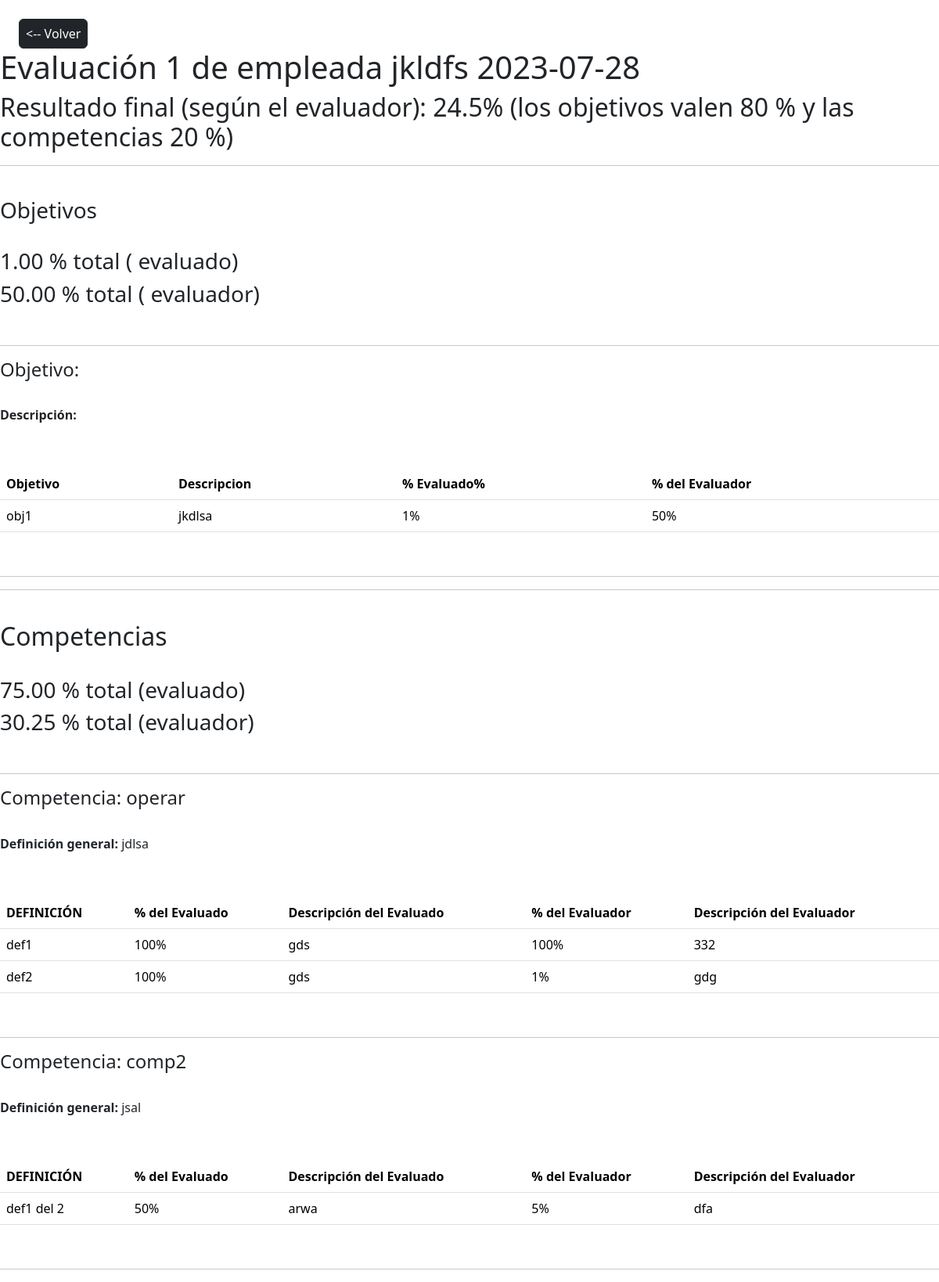
The page /empleado/evaluacion/1/ver/ (signed in) on the database as committed earlier.
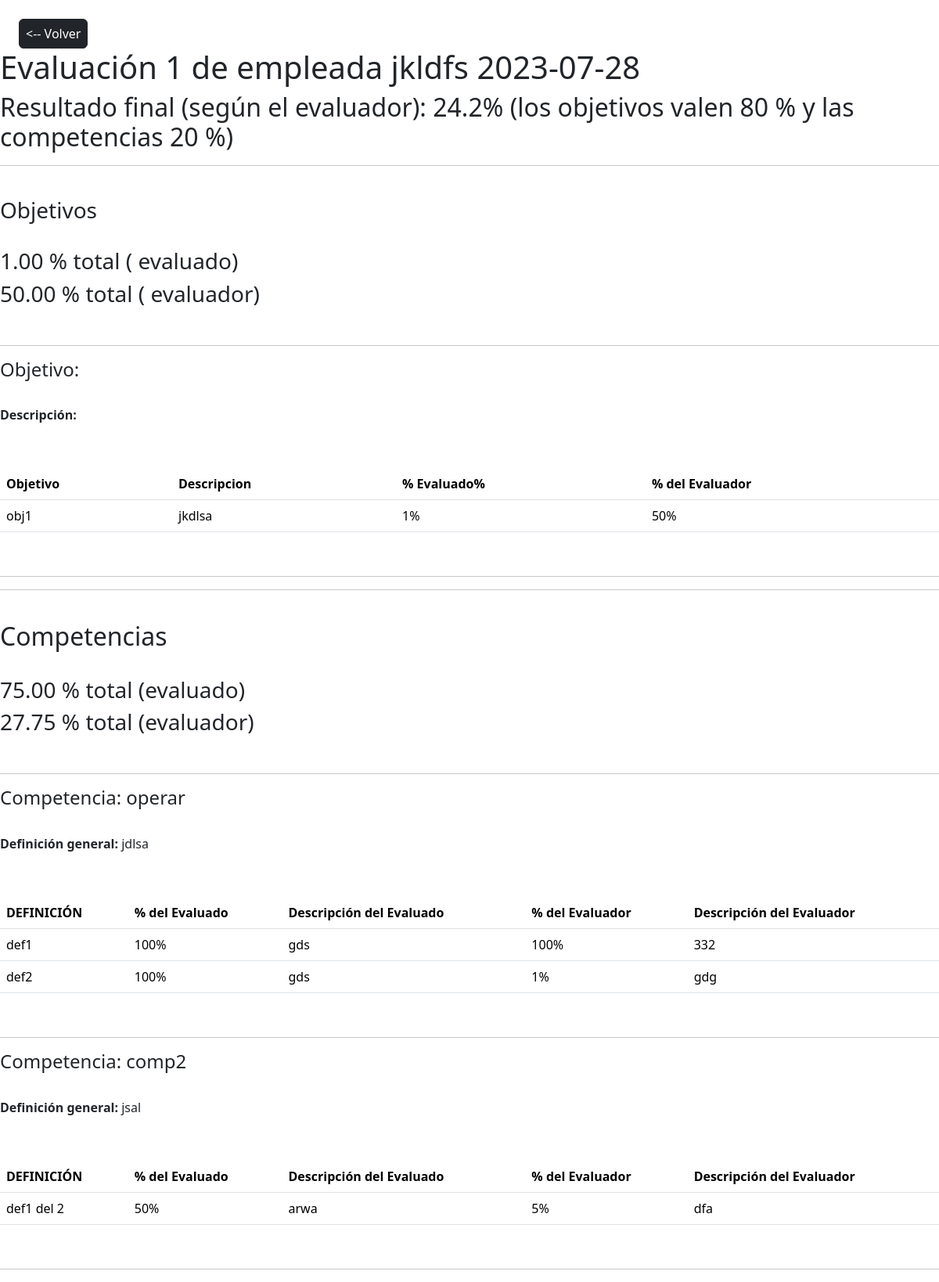
The same page on the database as committed later.
### indicadores/models.py (models this page shows, shortened)
class Evaluacion (models.Model):
    informe_anual = models.ForeignKey(InformeAnual, on_delete=models.CASCADE, null=True, blank=True, related_name="evaluaciones")
    director = models.ForeignKey(
                                Director, related_name="evaluaciones", on_delete=models.SET_NULL, null=True, blank=True)
    lider = models.ForeignKey(
                                Lider, related_name="evaluaciones", on_delete=models.SET_NULL, null=True, blank=True)
    empleado = models.ForeignKey(
                                Empleado, related_name="evaluaciones", on_delete=models.SET_NULL, null=True, blank=True)
    fecha = models.DateField(
                                default=date.today())
    porcentaje_objetivos_evaluado = models.DecimalField(max_digits=5, decimal_places=2, default=None, null=True, blank=True)
    porcentaje_objetivos_evaluador = models.DecimalField(max_digits=5, decimal_places=2, default=None, null=True, blank=True)
    porcentaje_competencias_evaluado = models.DecimalField(max_digits=5, decimal_places=2, default=None, null=True, blank=True)
    porcentaje_competencias_evaluador = models.DecimalField(max_digits=5, decimal_places=2, default=None, null=True, blank=True)
    resultado_final = models.DecimalField(max_digits=5, decimal_places=2, default=None, null=True, blank=True)
    @property
    def get_final_total(self):
        objetivos = self.respuestas_objetivo.all()
        print(objetivos)
        if objetivos != None:
            if self.porcentaje_objetivos_evaluador != 0 and self.porcentaje_objetivos_evaluador != None:
                objetivos = self.porcentaje_objetivos_evaluador * Decimal(0.8)
            else:
                objetivos = 0
            if self.porcentaje_competencias_evaluador != 0 and self.porcentaje_objetivos_evaluador != None:
                competencias = self.porcentaje_competencias_evaluador * Decimal(0.3)
            else:
                competencias = 0
            return ( objetivos + competencias )/2
        else:
            return self.porcentaje_competencias_evaluador
    def __str__ (self):
        if self.empleado:
            return f'Evaluación {self.id} de {self.empleado} {self.fecha}'
        else:
            return f'Evaluación {self.id} de {self.lider} {self.fecha}'
    class Meta:
        verbose_name_plural = "Evaluaciones"
    @property
    def get_competencias(self):
        competencias = []
        for respuesta in self.respuestas_competencia.all():
            if respuesta.pregunta.competencia not in competencias:
                competencias.append(respuesta.pregunta.competencia)
        return competencias
    @property
    def get_subcompetencias(self):
        subcompetencias = []
        for respuesta in self.respuestas_competencia.all():
            if respuesta.pregunta not in subcompetencias:
                subcompetencias.append(respuesta.pregunta)
        return subcompetencias
    @property
    def get_porcentaje_competencias_evaluado(self):
        total_porcentaje = 0
        total_respuestas = 0
        competencias = self.get_competencias
        subcompetencias = self.get_subcompetencias
        for competencia in competencias:
            competencia_total = 0
            n_respuestas = 0
            compe_subcompetencias = []
            for sub in subcompetencias:
                if sub.competencia == competencia:
                    compe_subcompetencias.append(sub)
            for subcompetencia in compe_subcompetencias:
                for respuesta in self.respuestas_competencia.filter(pregunta=subcompetencia):
                    if respuesta.porcentaje_evaluado is not None:
                        competencia_total += respuesta.porcentaje_evaluado
                        n_respuestas += 1
            if n_respuestas > 0:
                competencia_promedio = competencia_total / n_respuestas
                total_porcentaje += competencia_promedio
                total_respuestas += 1
        if total_respuestas == 0:
            return 0
        return total_porcentaje / total_respuestas

class Empleado(models.Model):
    user = models.OneToOneField(
                User, related_name="empleado", on_delete=models.CASCADE
                )
    cargo = models.ForeignKey(
                    Cargo, on_delete=models.CASCADE, related_name="empleados", null=True, blank=False
                    )
    nivel_administrativo = models.ForeignKey(
                    NivelAdministrativo, on_delete=models.CASCADE, null=True, related_name="empleados", blank=False
                    )
    lider = models.ForeignKey(
                    Lider, on_delete=models.CASCADE, null=True, related_name="empleados", blank=False
                    )
    regional = models.ForeignKey(
                    'Regional', related_name="empleados", on_delete=models.SET_NULL, null=True
                    )
    def __str__(self):
        return f'{self.user.first_name} {self.user.last_name}'

class RespuestaObjetivo (models.Model):
    objetivo = models.ForeignKey(
                            Objetivo, related_name="respuesta", on_delete=models.CASCADE )
    evaluacion = models.ForeignKey(Evaluacion,
                                   related_name="respuestas_objetivo", on_delete=models.CASCADE)
    observaciones_evaluado = models.CharField(max_length=950, null=True, blank=True)
    resultado_evaluado = models.IntegerField(null=True, blank=True)
    observaciones_evaluador = models.CharField(max_length=950, null=True, blank=True)
    resultado_evaluador = models.IntegerField(null=True, blank=True)
    def __str__ (self):
            return f'{self.objetivo}'
    class Meta:
        verbose_name_plural = "Respuestas a los Objetivos"
        verbose_name = "Respuesta al objetivo"

class Objetivo (models.Model):
    nombre = models.CharField(max_length=150)
    descripcion = models.CharField(max_length=950)
    cargo = models.ForeignKey(
            Cargo, related_name = "objetivos", on_delete=models.SET_NULL, null=True, blank=True)
    def __str__ (self):
            return f'{self.nombre}'

class RespuestaCompetencia (models.Model):
    evaluacion = models.ForeignKey(
                            Evaluacion, related_name="respuestas_competencia", on_delete=models.SET_NULL, null=True)
    pregunta = models.ForeignKey(
                            Pregunta, related_name="respuestas", on_delete=models.SET_NULL, null=True)
    descripcion_evaluado = models.CharField(max_length=950, help_text="Descripción del Resultado que soporta la calificación, sobre hechos y datos (ejemplos)", null=True, blank=True)
    porcentaje_evaluado = models.IntegerField(verbose_name="Porcentaje de desarrollo", help_text="Valor de desarrollo de la competencia", null=True, blank=True)
    descripcion_evaluador = models.CharField(max_length=950, help_text="Descripción del Resultado que soporta la calificación, sobre hechos y datos (ejemplos)", null=True, blank=True)
    porcentaje_evaluador = models.IntegerField(verbose_name="Porcentaje de desarrollo", help_text="Valor de desarrollo de la competencia", null=True, blank=True)
    class Meta:
        verbose_name_plural = "Respuestas a las Competencias"
        verbose_name = "Respuesta"

class Pregunta (models.Model):
    competencia = models.ForeignKey(Competencia, related_name="preguntas", on_delete=models.SET_NULL, null=True)
    nombre = models.CharField(max_length=150)
    class Meta:
        verbose_name = "Definición"

class Competencia (models.Model):
    nombre = models.CharField(max_length=150)
    definicion = models.CharField(max_length=950)
    nivel_administrativo = models.ForeignKey(
                NivelAdministrativo,
                related_name="competencias",
                on_delete=models.SET_NULL,
                null=True,
                blank=True)

### indicadores/views.py (the view)
# urls.py: path('empleado/evaluacion/<int:id>/ver/',views.ver_evaluacion_empleado, name="ver_evaluacion_empleado"),
@login_required
def ver_evaluacion_empleado(request, id):
    evaluacion = Evaluacion.objects.get(id=id)
    competencias = []
    subcompetencias = []
    respuestas_competencia = RespuestaCompetencia.objects.filter(evaluacion=evaluacion)
    for respuesta_competencia in respuestas_competencia:
        if respuesta_competencia.pregunta.competencia not in competencias:
            competencias.append(respuesta_competencia.pregunta.competencia)
        if respuesta_competencia.pregunta not in subcompetencias:
            subcompetencias.append(respuesta_competencia.pregunta)
    context = {
        'evaluacion': evaluacion,
        'competencias': competencias,
        'subcompetencias': subcompetencias,
    }
    return render(request, 'indicadores/ver_evaluacion.html', context)

### templates/indicadores/ver_evaluacion.html (shortened to what this page needs)
<!DOCTYPE html>
<html>
    <head>
        <link href="https://cdn.jsdelivr.net/npm/bootstrap@5.3.1/dist/css/bootstrap.min.css" rel="stylesheet">
    </head>
    <body>
    <br>
    <a class="btn btn-dark mx-4 px-2" href="{% url 'evaluaciones_empleado' %}"> <-- Volver</a>
    <br>
        <h1>{{ evaluacion }}</h1>
        <h2>Resultado final (según el evaluador): {{evaluacion.get_final_total|floatformat:1}}% (los objetivos valen 80 % y las competencias 20 %)</h2>
        <hr>
        <br>
        <h3>Objetivos</h3>
        <br>
        <h3>{{ evaluacion.porcentaje_objetivos_evaluado }} % total ( evaluado)</h3>
        <h3>{{ evaluacion.porcentaje_objetivos_evaluador }} % total ( evaluador)</h3>
        <br>
        <hr>
            <h4>Objetivo: </h4>
            <br>
            <p><strong>Descripción: </strong><p>
            <br>
            <table class="table">
                <thead>
                    <tr>
                        <th scope="col">Objetivo</th>
                        <th scope="col">Descripcion</th>
                        <th scope="col">% Evaluado%</th>
                        <th scope="col">% del Evaluador</th>
                    </tr>
                </thead>
                <tbody>            {% for respuesta in evaluacion.respuestas_objetivo.all %}
                    <tr>
                        <td>{{ respuesta.objetivo.nombre }}</td>
                        <td>{{ respuesta.objetivo.descripcion }}</td>
                        <td>{{ respuesta.resultado_evaluado }}%</td>
                        <td>{{ respuesta.resultado_evaluador }}%</td>
                    </tr>
                    {% endfor %}
                </tbody>
            </table>
            <br>
        <hr>
        <hr>
        <br>
        <h2>Competencias</h2>
        <br>
        <h3>{{ evaluacion.get_porcentaje_competencias_evaluado|floatformat:2 }} % total (evaluado)</h3>
        <h3>{{ evaluacion.porcentaje_competencias_evaluador|floatformat:2 }} % total (evaluador)</h3>
        <br>
        {% for competencia in competencias %}
        <hr>
            <h4>Competencia: {{ competencia.nombre }}</h4>
            <br>
            <p><strong>Definición general: </strong>{{ competencia.definicion }}<p>
            <br>
            <table class="table">
                <thead>
                    <tr>
                        <th scope="col">DEFINICIÓN</th>
                        <th scope="col">% del Evaluado</th>
                        <th scope="col">Descripción del Evaluado</th>
                        <th scope="col">% del Evaluador</th>
                        <th scope="col">Descripción del Evaluador</th>
                    </tr>
                </thead>
                <tbody>
                    {% for subcompetencia in subcompetencias %}
                        {% if subcompetencia.competencia == competencia %}
                            {% for respuesta in evaluacion.respuestas_competencia.all %}
                            {% if respuesta.pregunta == subcompetencia %}
                        <tr>
                            <td>{{ subcompetencia.nombre }}</td>
                            <td>{{ respuesta.porcentaje_evaluado }}%</td>
                            <td>{{ respuesta.descripcion_evaluado }}</td>
                            <td>{{ respuesta.porcentaje_evaluador }}%</td>
                            <td>{{ respuesta.descripcion_evaluador }}</td>
                        </tr>
                        {% endif %}
                        {% endfor %}
                        {% endif %}
                    {% endfor %}
                </tbody>
            </table>
            <br>
        {% endfor %}
        <hr>
    </body>
</html>

Rows that differ between the two databases and show on the page:
changed Evaluacion: get_final_total "24.5" → "24.2"; porcentaje_competencias_evaluador "30.25" → "27.75"
